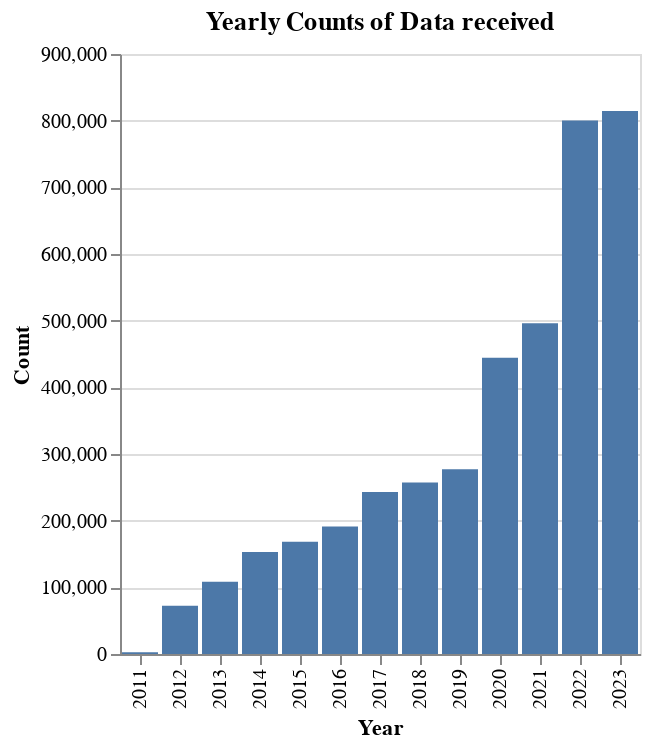

Here is the notebook cell this chart was saved with:
### Markdown cell above
### **Data counts by Year is imbalanced**

### Code cell
# Perform the value counts and sorting
value_counts = data['Date received'].dt.year.value_counts().sort_index().reset_index()
value_counts.columns = ['Year', 'Count']

# Create the Altair chart
yearly_counts = alt.Chart(value_counts).mark_bar().encode(
    x='Year:O',
    y='Count:Q'
).properties(
    title='Yearly Counts of Data received'
)

yearly_counts

### Figure 1 — Vega-Lite specification as saved in the notebook (floating-point values rounded to 4 significant figures)
{"config": {"view": {"continuousWidth": 400, "continuousHeight": 300}}, "data": {"name": "data-91906be4cf3239431f2c2a8de5358571"}, "mark": "bar", "encoding": {"x": {"field": "Year", "type": "ordinal"}, "y": {"field": "Count", "type": "quantitative"}}, "title": "Yearly Counts of Data received", "$schema": "https://vega.github.io/schema/vega-lite/v4.17.0.json", "datasets": {"data-91906be4cf3239431f2c2a8de5358571": [{"Year": 2011, "Count": 2536}, {"Year": 2012, "Count": 72372}, {"Year": 2013, "Count": 108215}, {"Year": 2014, "Count": 153012}, {"Year": 2015, "Count": 168453}, {"Year": 2016, "Count": 191434}, {"Year": 2017, "Count": 242863}, {"Year": 2018, "Count": 257223}, {"Year": 2019, "Count": 277300}, {"Year": 2020, "Count": 444305}, {"Year": 2021, "Count": 496009}, {"Year": 2022, "Count": 800388}, {"Year": 2023, "Count": 814420}]}}
